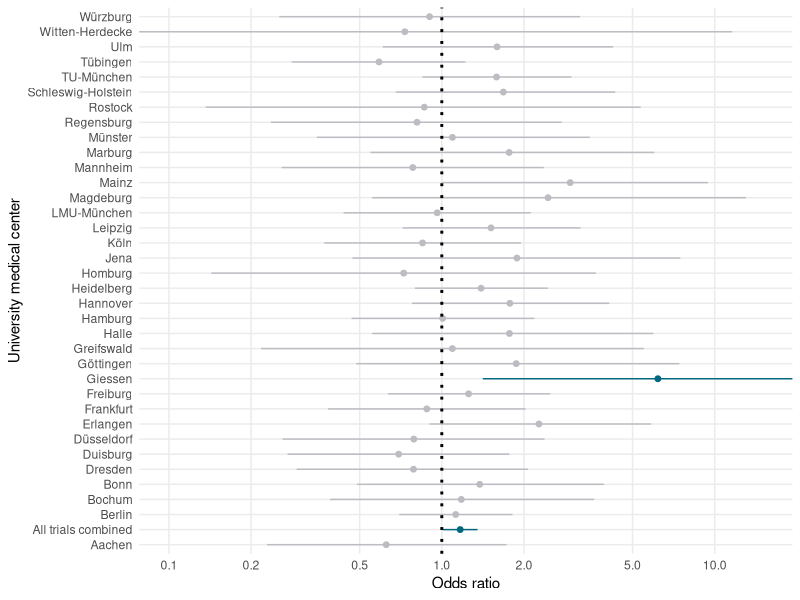
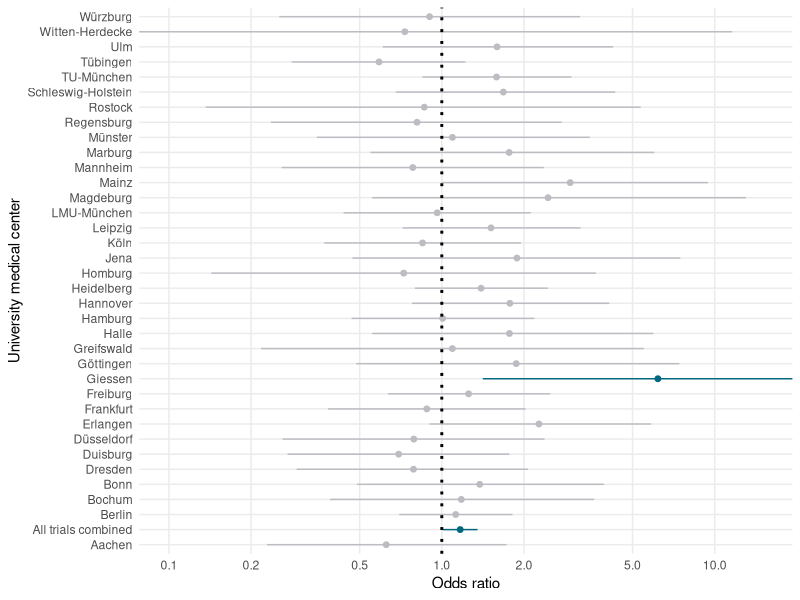

Generate these figures, in order, with R:
library(tidyverse)

city_statistics <- read_csv("results_for_paper/city_statistics_comp.csv")
city_statistics$City[city_statistics$City == "All"] <- "All trials combined"
city_statistics[1:2,] <- city_statistics[2:1,]

calc_fisher <- function(city_statistics, row_num) {
  city_cont_table <-
    tibble(new_results = c(city_statistics[row_num,]$`Published <24m after CD`, 
                           city_statistics[row_num,]$Trials - 
                             city_statistics[row_num,]$`Published <24m after CD`),
           old_results = c(city_statistics[row_num,]$timely_published_IntoValue1,
                           city_statistics[row_num,]$trials_IntoValue1 - 
                             city_statistics[row_num,]$timely_published_IntoValue1))
  
  fisher_results <- fisher.test(city_cont_table)
  fisher_res_vec <- c(fisher_results$estimate, fisher_results$conf.int)
  
  return(fisher_res_vec)
}

fisher_res_list <- list()
for(i in 1:dim(city_statistics)[1])
{
  fisher_res_list[[i]] <- city_statistics %>% calc_fisher(i)
}
fisher_res <- do.call(rbind, fisher_res_list)


city_statistics <- city_statistics %>%
  mutate(odds_ratio = fisher_res[,1],
         CI_min = fisher_res[,2],
         CI_max = fisher_res[,3],
         is_sig = CI_min > 1.)

city_statistics$City <- city_statistics$City %>% as.factor()
ggplot(data=city_statistics,aes(x=City,y=odds_ratio, color=is_sig))+
  geom_pointrange(aes(ymin = CI_min, ymax = CI_max),
                  size = 0.5, fatten = 2) +
  geom_hline(yintercept = 1.0, linetype = "dotted", size = 1) +
  scale_y_log10(breaks = c(0.1, 0.2, 0.5, 1.0, 2.0, 5.0, 10),
                minor_breaks = NULL) +
  labs(y = "Odds ratio", x = "University medical center") +
  coord_flip(ylim = c(0.1, 15)) +
  theme_minimal() + 
  theme(legend.position = "none") +
  scale_color_manual(values=c("#bcbcc3", "#006780"))
ggsave("results_for_paper/odds_ratios.png", width = 15, height = 15, units = "cm", dpi = 300)

